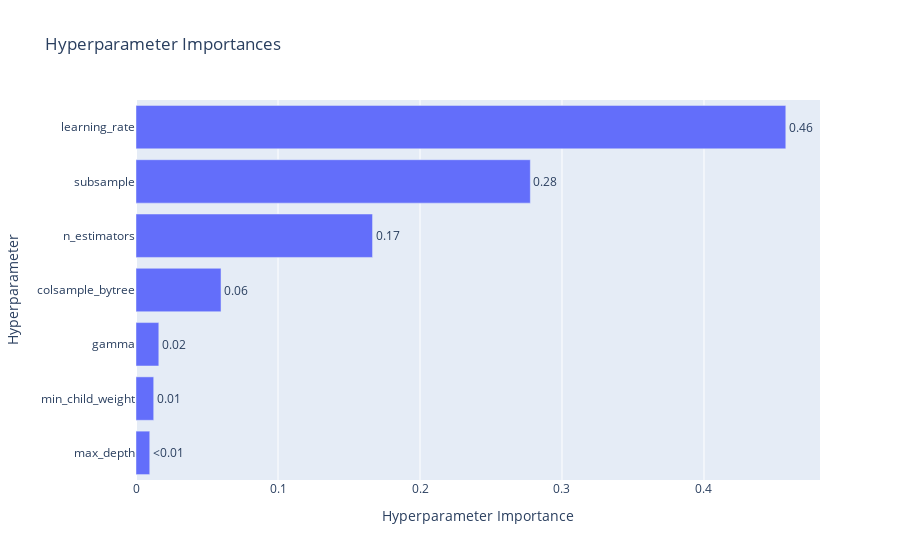

This figure's notebook cell:
### Code cell
plot_param_importances(study_xgb)

### Figure 1 — Plotly figure (JSON) as saved in the notebook; plotly's stock layout.template omitted (floating-point values rounded to 4 significant figures)
{"data": [{"cliponaxis": false, "hovertemplate": ["max_depth (IntDistribution): 0.009683940918631373<extra></extra>", "min_child_weight (FloatDistribution): 0.012471997027117175<extra></extra>", "gamma (FloatDistribution): 0.016061325229915716<extra></extra>", "colsample_bytree (FloatDistribution): 0.05988236014475587<extra></extra>", "n_estimators (IntDistribution): 0.16658475781379498<extra></extra>", "subsample (FloatDistribution): 0.2777024428011433<extra></extra>", "learning_rate (FloatDistribution): 0.4576131760646414<extra></extra>"], "name": "Objective Value", "orientation": "h", "text": ["<0.01", "0.01", "0.02", "0.06", "0.17", "0.28", "0.46"], "textposition": "outside", "type": "bar", "x": [0.009684, 0.01247, 0.01606, 0.05988, 0.1666, 0.2777, 0.4576], "y": ["max_depth", "min_child_weight", "gamma", "colsample_bytree", "n_estimators", "subsample", "learning_rate"]}], "layout": {"title": {"text": "Hyperparameter Importances"}, "xaxis": {"title": {"text": "Hyperparameter Importance"}}, "yaxis": {"title": {"text": "Hyperparameter"}}}}
